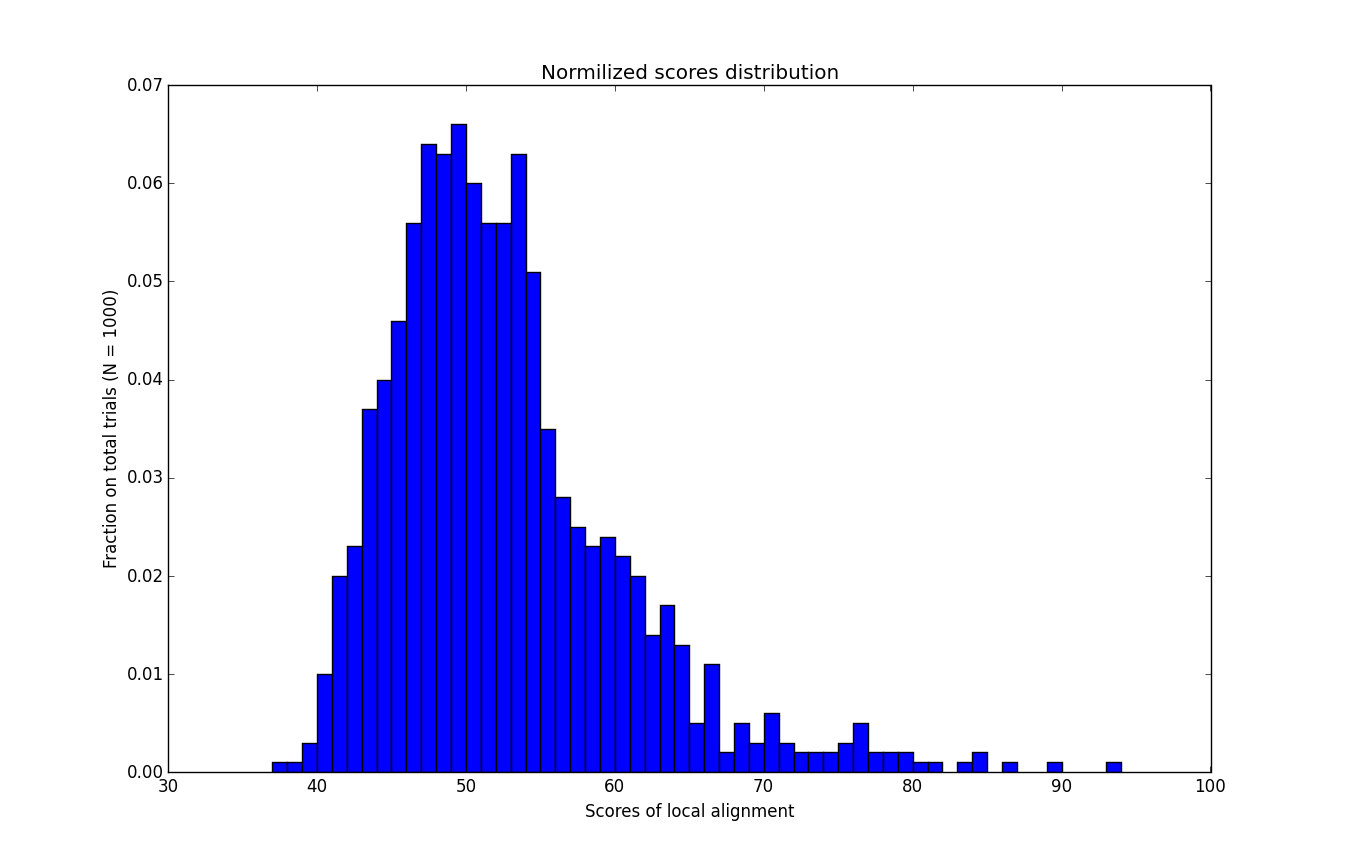

Reproduce this figure in Python.
"""
Provide code and solution for Application 4
"""

DESKTOP = True

import math
import random
import urllib2

if DESKTOP:
    import matplotlib.pyplot as plt
    import Project4 as student
else:
    import simpleplot
    import user40_iIrfXkomzJ_9 as student
    import codeskulptor
    codeskulptor.set_timeout(300)
    

# URLs for data files
PAM50_URL = "http://storage.googleapis.com/codeskulptor-alg/alg_PAM50.txt"
HUMAN_EYELESS_URL = "http://storage.googleapis.com/codeskulptor-alg/alg_HumanEyelessProtein.txt"
FRUITFLY_EYELESS_URL = "http://storage.googleapis.com/codeskulptor-alg/alg_FruitflyEyelessProtein.txt"
CONSENSUS_PAX_URL = "http://storage.googleapis.com/codeskulptor-alg/alg_ConsensusPAXDomain.txt"
WORD_LIST_URL = "http://storage.googleapis.com/codeskulptor-assets/assets_scrabble_words3.txt"



###############################################
# provided code

def read_scoring_matrix(filename):
    """
    Read a scoring matrix from the file named filename.  

    Argument:
    filename -- name of file containing a scoring matrix

    Returns:
    A dictionary of dictionaries mapping X and Y characters to scores
    """
    scoring_dict = {}
    scoring_file = urllib2.urlopen(filename)
    ykeys = scoring_file.readline()
    ykeychars = ykeys.split()
    for line in scoring_file.readlines():
        vals = line.split()
        xkey = vals.pop(0)
        scoring_dict[xkey] = {}
        for ykey, val in zip(ykeychars, vals):
            scoring_dict[xkey][ykey] = int(val)
    return scoring_dict




def read_protein(filename):
    """
    Read a protein sequence from the file named filename.

    Arguments:
    filename -- name of file containing a protein sequence

    Returns:
    A string representing the protein
    """
    protein_file = urllib2.urlopen(filename)
    protein_seq = protein_file.read()
    protein_seq = protein_seq.rstrip()
    return protein_seq


def read_words(filename):
    """
    Load word list from the file named filename.

    Returns a list of strings.
    """
    # load assets
    word_file = urllib2.urlopen(filename)
    
    # read in files as string
    words = word_file.read()
    
    # template lines and solution lines list of line string
    word_list = words.split('\n')
    print "Loaded a dictionary with", len(word_list), "words"
    return word_list

def generate_null_distribution(seq_x, seq_y, scoring_matrix, num_trials):
    scoring_distribution = {}
    for i in xrange(num_trials):
        rand_y = list(seq_y)
        random.shuffle(rand_y)
        a_m = student.compute_alignment_matrix(seq_x, rand_y, scoring_matrix, False)
        alignment = student.compute_local_alignment(seq_x, rand_y, scoring_matrix, a_m)
        score = alignment[0]
        scoring_distribution[score] = scoring_distribution.get(score, 0) + 1
        print i
        #print alignment[1]
        #print alignment[2]
    return scoring_distribution

human = read_protein(HUMAN_EYELESS_URL)
fruitfly = read_protein(FRUITFLY_EYELESS_URL)
s_m = read_scoring_matrix(PAM50_URL)

distribution = generate_null_distribution(human, fruitfly, s_m, 1000)
print distribution
d_l = distribution.items()
x_l = []
y_l = []
x_t = []
bar_width = 1
for v in d_l:
    x_l.append(v[0])
    y_l.append(v[1] / 1000.0)
    x_t.append(v[0] + bar_width / 2)


plot = plt.bar(x_l, y_l, bar_width)
#plot = plt.hist(x_l)
plt.title("Normilized scores distribution")
plt.ylabel("Fraction on total trials (N = 1000)")
plt.xlabel("Scores of local alignment")
#plt.xticks(x_t, x_l)
plt.show()
